Frame 1 (no input): blank canvas, image omitted
Frame 60 (the mouse pressed at the canvas centre just before this capture): blank canvas, image omitted
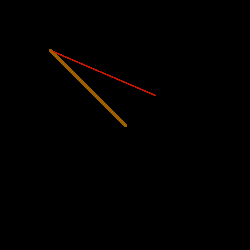
Frame 120 (the mouse held since frame 60 and released just before this capture)

The Processing sketch whose frames 1 and 60 were blank and that drew this single picture after the mouse press (run headless with seeded random() and noise(); from frame 60 on, the mouse is pressed at the canvas centre):

// Processing sketch: processing_19561
// ── processing_19561.pde

float startx = 50;
float starty = 50;
boolean left = true;
boolean right = false;

void setup() {
size (250,250);
background (0);
smooth();
frameRate(15);
}

void draw() {
  if (keyPressed) {
    if(key == ' '){
      background(0);
    }
  }
  if(mousePressed) {
if(left){
    stroke (160,95,0);
strokeWeight(2);
line (startx,starty,mouseX,mouseY);
stroke (200,25,0);
strokeWeight(.5);
line(startx,starty,mouseX+30, mouseY-30);
}
}
else if(right);{
if(mousePressed){
  if(right){
 stroke (0,200,50);
strokeWeight(2);
line (200,200,mouseX,mouseY);
stroke (244,4,253);
strokeWeight(.5);
line(200,200,mouseX-30, mouseY+30);
  }
  }
}
}

void keyPressed(){
  if (key=='1'){
    right=true;
    left=false;
  }
  if(key=='2'){
    right=false;
    left=true;
  }
}
